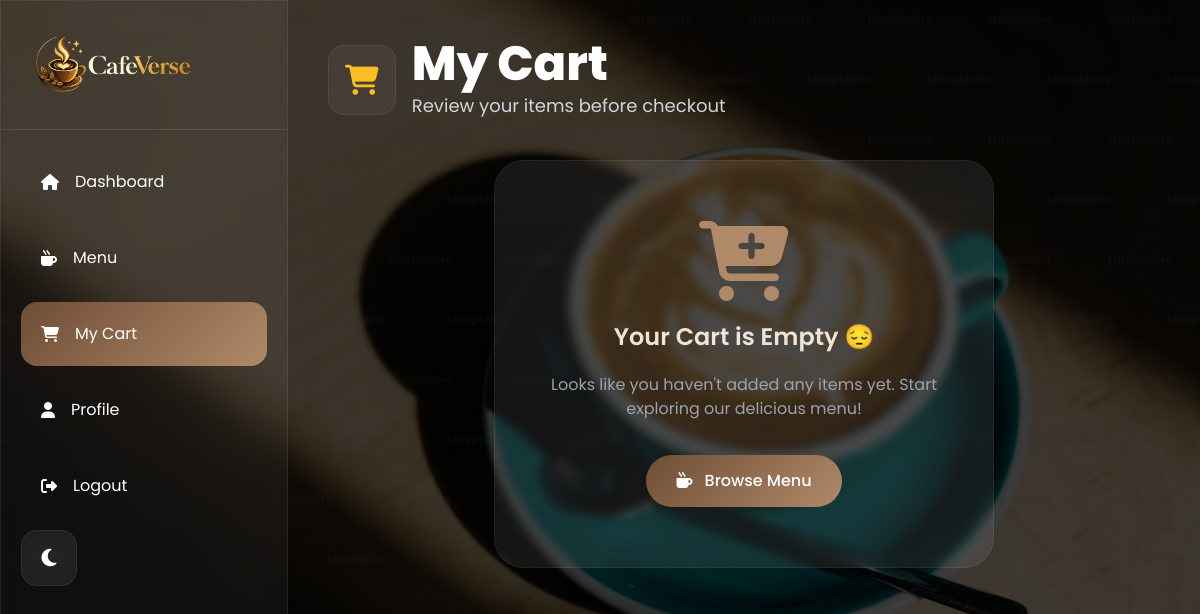
Before: /cart (signed in) with the older database file.
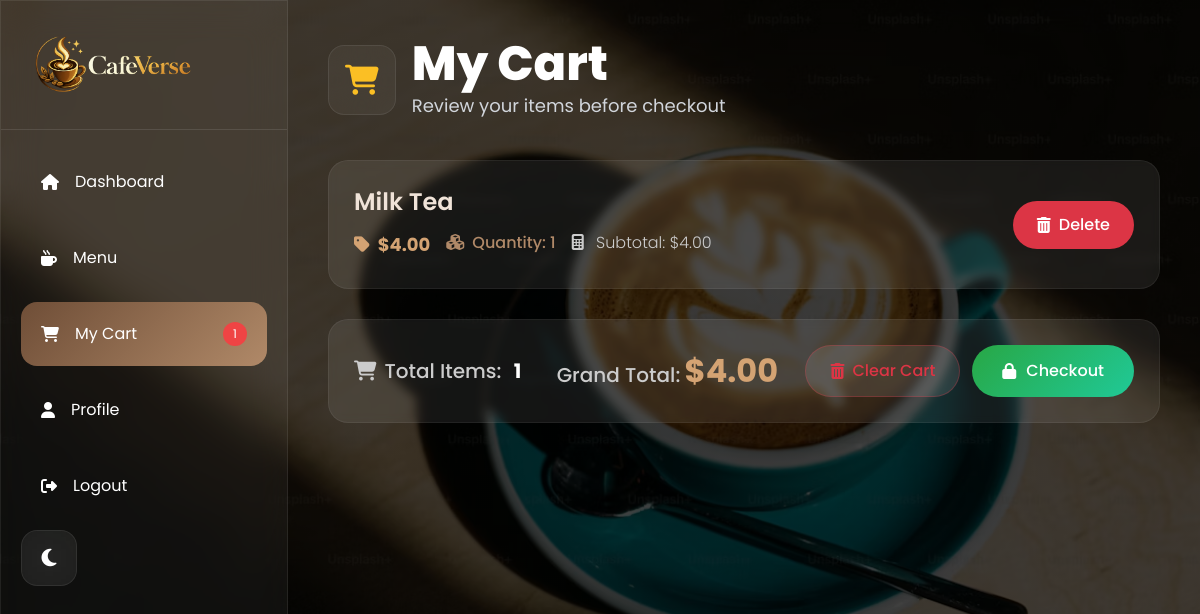
After: the same page with the newer database file.
### tables this page shows
CREATE TABLE cart(
    id INTEGER PRIMARY KEY AUTOINCREMENT,
    user_id INTEGER,
    tea_id INTEGER,
    quantity INTEGER DEFAULT 1
);

CREATE TABLE teas(
id INTEGER PRIMARY KEY AUTOINCREMENT,
tea_name TEXT NOT NULL,
price REAL NOT NULL,
description TEXT NOT NULL
, image TEXT);

### app.py (the view)
@app.route('/cart')
def cart():
    if 'user' not in session:
        return redirect('/login')
    conn = sqlite3.connect('tea_house.db')
    cursor = conn.cursor()
    cursor.execute(
        "SELECT id FROM users WHERE name=?",
        (session['user'],)
    )
    user = cursor.fetchone()
    cursor.execute("""
   SELECT cart.id,
       teas.tea_name,
       teas.price,
       cart.quantity
    FROM cart
    JOIN teas
    ON cart.tea_id = teas.id
    WHERE cart.user_id = ?
    """, (user[0],))
    cart_items = cursor.fetchall()
    conn.close()
    return render_template(
        'cart.html',
        cart_items=cart_items
    )

### templates/cart.html (shortened to what the changed rows need)
<!DOCTYPE html>
<html lang="en">
<head>
    <script src="https://cdn.tailwindcss.com"></script>
    <link rel="stylesheet" href="https://cdnjs.cloudflare.com/ajax/libs/font-awesome/6.7.2/css/all.min.css" />
</head>
<body>
    <aside id="sidebar" class="fixed top-0 left-0 w-72 h-screen glass z-50
        transform -translate-x-full lg:translate-x-0
        transition-transform duration-300 ease-in-out
        overflow-y-auto overflow-x-hidden text-white
        flex flex-col">
        <nav class="p-5 space-y-3 pb-20 flex-1">
            <a href="/cart" class="active-menu flex items-center gap-4 p-5 rounded-2xl hover:bg-white/10 duration-300 hover:translate-x-2 transition">
                <i class="fa-solid fa-cart-shopping"></i> My Cart
                {% if cart_items %}
                <span class="ml-auto bg-red-500 text-white text-xs rounded-full w-6 h-6 flex items-center justify-center">
                    {{ cart_items|length }}
                </span>
                {% endif %}
            </a>
        </nav>
    </aside>
    <div class="lg:ml-72 p-6 lg:p-10 transition-all duration-300">
        <div class="max-w-6xl mx-auto">
            <div class="flex items-center gap-4 mb-10">
                <div>
                    <h1 class="text-4xl lg:text-5xl font-extrabold text-white">My Cart</h1>
                </div>
            </div>
            {% if cart_items %}
                <div class="space-y-4">
                    {% for item in cart_items %}
                    <div class="cart-card card-hover">
                        <div class="info flex-1">
                            <h2 class="text-xl lg:text-2xl">{{ item[1] }}</h2>
                            <div class="flex flex-wrap gap-4 mt-2">
                                <p class="price-tag"><i class="fa-solid fa-tag mr-2"></i>${{ "%.2f"|format(item[2]) }}</p>
                                <p class="quantity-tag"><i class="fa-solid fa-cubes mr-2"></i>Quantity: {{ item[3] }}</p>
                                <p class="text-amber-400 font-semibold">
                                    <i class="fa-solid fa-calculator mr-2"></i>
                                    Subtotal: ${{ "%.2f"|format(item[2] * item[3]) }}
                                </p>
                            </div>
                        </div>
                        <a href="/delete_cart/{{ item[0] }}" class="delete-btn">
                            <i class="fa-solid fa-trash-can"></i> Delete
                        </a>
                    </div>
                    {% endfor %}
                </div>
                {% set ns = namespace(total=0) %}
                {% for item in cart_items %}
                    {% set ns.total = ns.total + (item[2] * item[3]) %}
                {% endfor %}
                <div class="cart-summary">
                    <div>
                        <span class="total-label"><i class="fa-solid fa-cart-shopping mr-2"></i>Total Items:</span>
                        <span class="text-white font-bold text-xl ml-2">{{ cart_items|length }}</span>
                    </div>
                    <div>
                        <span class="total-label">Grand Total:</span>
                        <span class="total-amount">${{ "%.2f"|format(ns.total) }}</span>
                    </div>
                    <div class="flex flex-wrap gap-3">
                        <a href="/clear_cart" class="clear-cart-btn">
                            <i class="fa-solid fa-trash-can"></i> Clear Cart
                        </a>
                        <a href="/checkout" class="checkout-btn">
                            <i class="fa-solid fa-lock"></i> Checkout
                        </a>
                    </div>
                </div>
            {% else %}
                <div class="empty-cart">
                    <i class="fa-solid fa-cart-plus empty-icon"></i>
                    <h2 class="text-2xl">Your Cart is Empty 😔</h2>
                    <p class="text-gray-400 mb-6">Looks like you haven't added any items yet. Start exploring our delicious menu!</p>
                    <a href="/menu" class="browse-btn">
                        <i class="fa-solid fa-mug-hot mr-2"></i> Browse Menu
                    </a>
                </div>
            {% endif %}
        </div>
    </div>
</body>
</html>

Changed rows visible on the page:
added cart: tea_name "Milk Tea", quantity "1"
now on this page (row unchanged): teas: price "4.00", item[2]*item[3] "4.00"
Other visible differences:
{{ cart_items|length }}: (not shown) → "1"
{{ "%.2f"|format(ns.total) }}: (not shown) → "4.00"
text no longer shown: "Your Cart is Empty 😔 Looks like you haven't added any items yet. Start exploring our delicious menu! Browse Menu"
text now shown: "Total Items: Grand Total: $ Clear Cart Checkout"
